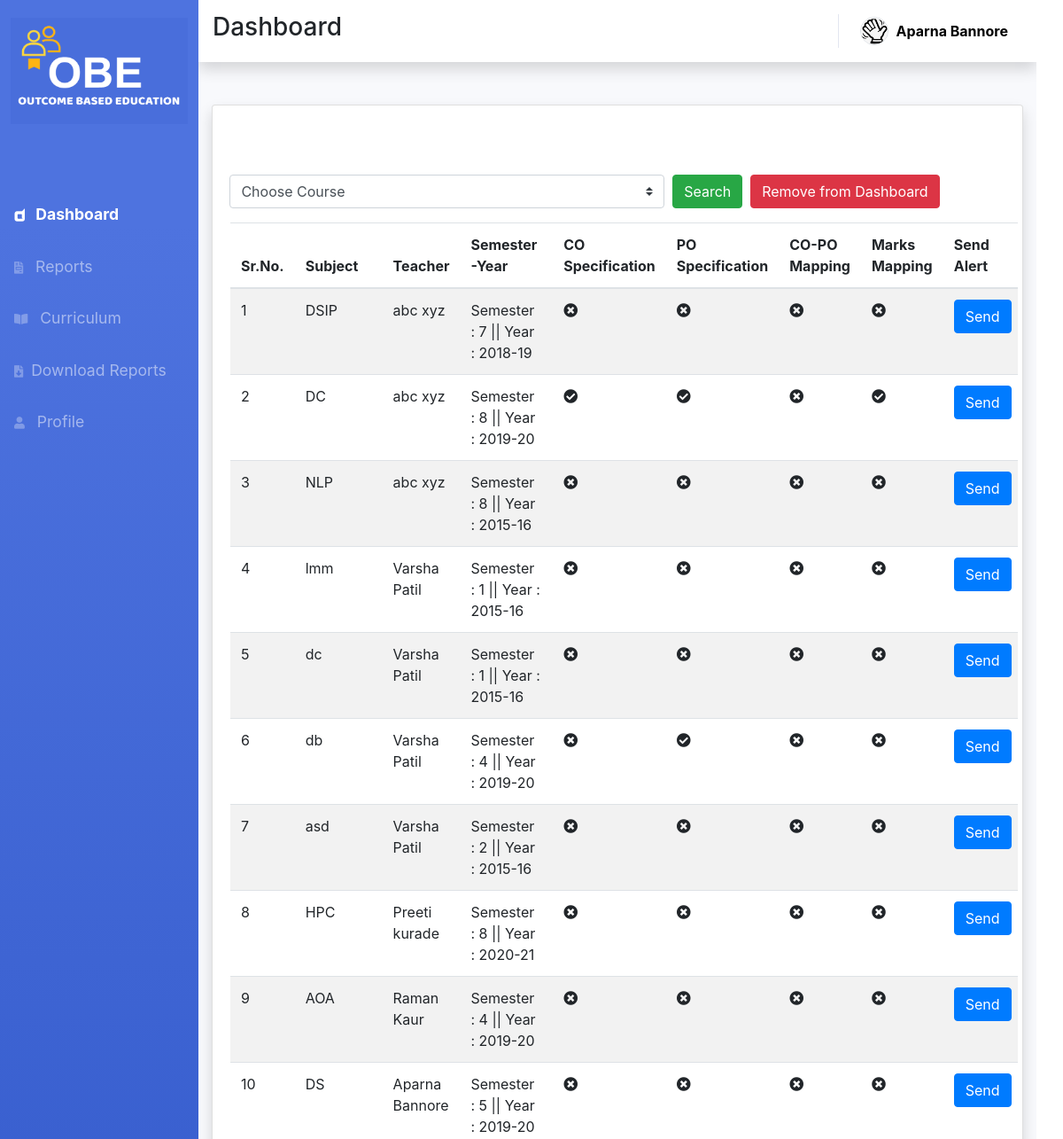
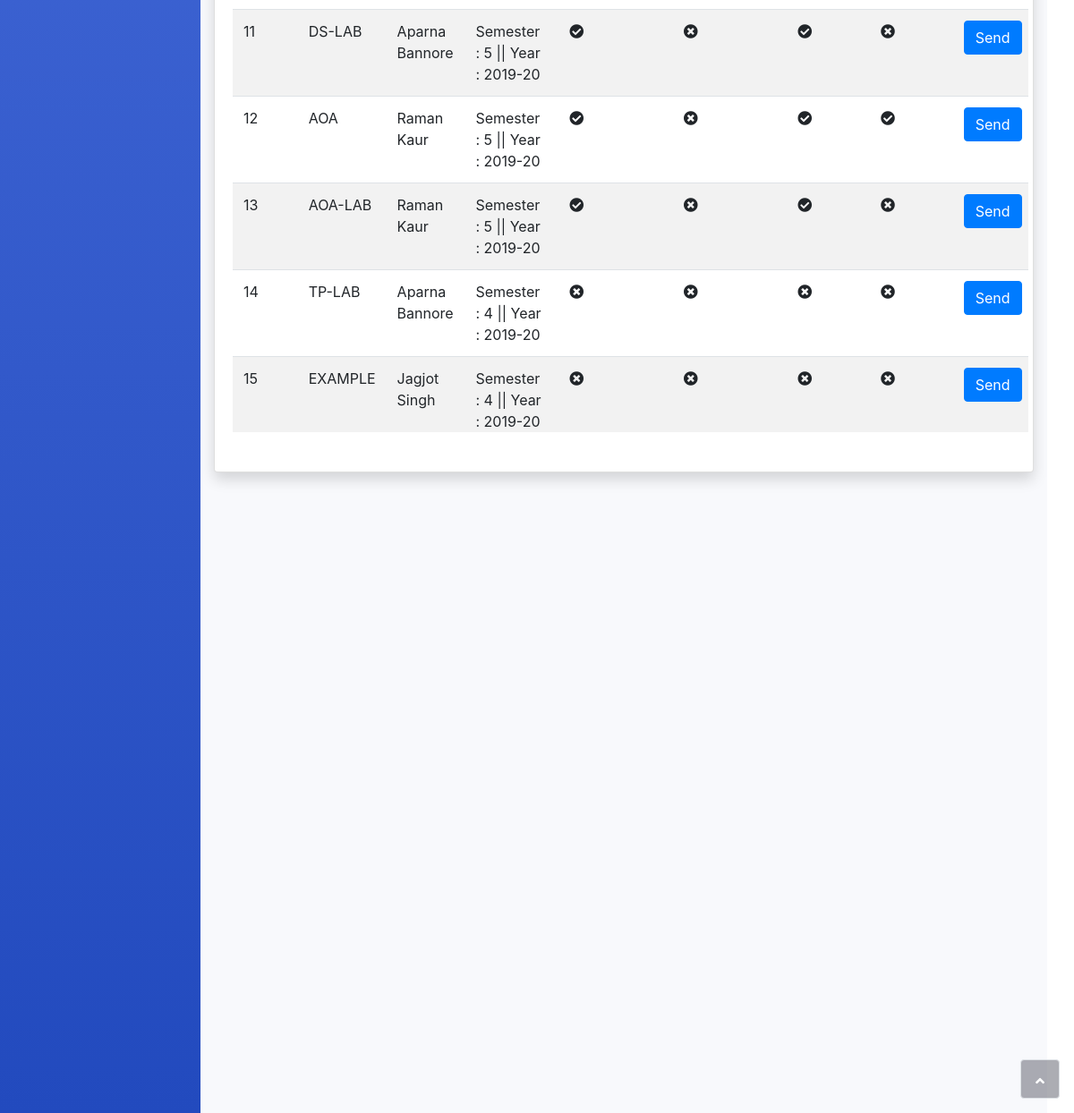
The page /dashboard.php (signed in) on the database its author committed (2 pictures, top to bottom).
### tables this page shows
CREATE TABLE `dash_data` (
  `t_id` text NOT NULL,
  `f_name` text NOT NULL,
  `s_name` text NOT NULL,
  `sub` text NOT NULL,
  `subject-code` text NOT NULL,
  `sem` text NOT NULL,
  `year` text NOT NULL,
  `branch` text NOT NULL,
  `co_spec` int(11) NOT NULL,
  `po_spec` int(11) NOT NULL,
  `co_po_map` int(11) NOT NULL,
  `marks_map` int(11) NOT NULL
);

### dashboard.php (the view, shortened to what this page needs)
<!DOCTYPE html>
<?php
$desgn=$_SESSION["desgn"];
$branch=$_SESSION["branch"];
$id = $_SESSION['user_id'];
$host="localhost";
$user="root";
$pass="";
$db="college_project";
$conn=new mysqli($host,$user,$pass,$db);
?>
<html>
<head>
    <link rel="stylesheet" href="assets/bootstrap/css/bootstrap.min.css?h=449f70efab40515c6436d26cfeeab333">
    <link rel="stylesheet" href="assets/fonts/fontawesome-all.min.css?h=18313f04cea0e078412a028c5361bd4e">
    <link rel="stylesheet" href="assets/fonts/ionicons.min.css?h=18313f04cea0e078412a028c5361bd4e">
    <link rel="stylesheet" href="assets/css/Navigation-Clean.css?h=bd36a0e1e15ca19cbc401cc5f46ca8ca">
    <link rel="stylesheet" href="assets/css/test.css">
    <link rel="stylesheet" href="assets/css/untitled.css?h=89e52523c183d7d29065d6834ac06251">
    <link rel="stylesheet" href="https://stackpath.bootstrapcdn.com/bootstrap/4.3.1/css/bootstrap.min.css">
</head>
<body id="page-top">
    <div id="wrapper">
        <nav class="navbar navbar-dark align-items-start sidebar sidebar-dark accordion bg-gradient-primary p-0">
            <div class="container-fluid d-flex flex-column p-0">
                <a class="navbar-brand d-flex justify-content-center align-items-center sidebar-brand m-0" href="#"></a>
                <div><img src="images/logo.png" style="margin-right:-15%; height:120px; width:200px; position:relative; top: -50px;" alt="obe tool"></div>
                <ul class="nav navbar-nav text-light" id="accordionSidebar" style="margin-top:10%;">
                    <li class="nav-item" role="presentation"><a class="nav-link active" href="dashboard.php" style="font-size:110%"><i class="fab fa-dashcube"></i>&nbsp; Dashboard</a><a class="nav-link" href="reports.php"style="font-size:110%"><i class="fas fa-file-invoice"></i>&nbsp; Reports</a></li>
                    <li class="nav-item" role="presentation">
                    <?php
                      if($desgn=="HOD")
                      {
                        echo '<a class="nav-link" href="curriculum.php" style="font-size:110%">';
                      }
                      else
                      {
                        echo'<a class="nav-link" href="specifyCO.php"style="font-size:110%;">';
                      }
                      ?>
                    <i class="fas fa-book-open"></i><span>&nbsp; Curriculum</span></a><?if($desgn=="HOD"){ echo '<a class="nav-link" href="download_reports.php"style="font-size:110%"><i class="fas fa-file-download"></i><span>&nbsp;Download Reports</span></a>';}?><a class="nav-link" href="UserProfile.php"style="font-size:110%"><i class="fas fa-user"></i><span>&nbsp; Profile</span></a></li>
                </ul>
            </div>
        </nav>
        <div class="d-flex flex-column" id="content-wrapper">
            <div id="content">
                <nav class="navbar navbar-light navbar-expand bg-white shadow mb-4 topbar static-top">
                    <div class="container-fluid">
                    <h3 >Dashboard</h3>
                        <ul class="nav navbar-nav flex-nowrap ml-auto">
                            <li class="nav-item dropdown no-arrow" role="presentation">
                            <div class="nav-item dropdown no-arrow">
                            <a class="dropdown-toggle nav-link" style="color:black;" data-toggle="dropdown" aria-expanded="false" href="#"><img class="border rounded-circle img-profile" src="images/hi.png"/>&nbsp;&nbsp;<?php echo '<strong>'.$_SESSION["f_name"].' '.$_SESSION["s_name"].'</strong>'?><span class="d-none d-lg-inline mr-2 text-gray-600 small"></span></a>
                    </div>
                    </li>
                    </ul>
            </div>
            </nav>
            <div class="container-fluid">
                <div class="card shadow">
                    <div class="card-body">
                    <form class="needs-validation" method="post" action="" novalidate>
            <div class="form-row" style="margin-top: -6%">
            <div class="form-group" style="margin-left: 0.5%;margin-right:1%">
                <select name="course" class="form-control custom-select" required>
                  <option value="" disabled selected>Choose Course</option>
                </select>
              </div>
              <div class="form-group" style="margin-right: 1%">
              <button class="btn btn-success" name="search">Search</button>
              </div>
              <div class="form-group">
              <button class="btn btn-danger" name="remove">Remove from Dashboard</button>
              </div>
              </div>
         </form>
        <div class="row" >
          <div class='col-12' style="height:60vh; overflow-y: scroll;">
          <table class="table table-striped">
            <thead style="background-color:white;position: sticky; top: 0;">
              <tr>
                <th scope="col">Sr.No.</th>
                <th scope="col">Subject</th>
                <th scope="col"<?if($desgn=="Teacher"){echo'style="display: none"';}?>>Teacher</th>
                <th scope="col">Semester-Year</th>
                <th scope="col">CO Specification</th>
                <th scope="col">PO Specification</th>
                <th scope="col">CO-PO Mapping</th>
                <th scope="col">Marks Mapping</th>
                <?php
                if($desgn=="HOD"){
                  echo '<th scope="col">Send Alert</th>';
                }
                ?>
              </tr>
            </thead>
            <?php
            if($desgn=="Teacher"){
              $q_disp="SELECT * FROM `dash_data` WHERE t_id='$id'";
            }
            else if($desgn=="HOD"){
              $q_disp="SELECT * FROM `dash_data` WHERE branch='$branch'";
            }
                  $result_display = mysqli_query($conn,$q_disp) or die("ERROR".mysqli_error($conn));
                  $no=1;
                  while ( $row_display = mysqli_fetch_array($result_display) )
                    {
                    ?>
                    <tr>
                    <td><?echo $no; ?></td>
                    <td><?echo $row_display['sub']; ?></td>
                    <td <?if($desgn=="Teacher"){echo'style="display: none"';}?>><?echo $row_display['f_name']." ".$row_display['s_name']; ?></td>
                    <td><?echo "Semester : ".$row_display['sem']." || Year : ".$row_display['year']; ?></td>
                    <td><?php
                    if($row_display['co_spec']==1){echo '<i class="fas fa-check-circle"></i>';}
                    else{echo '<i class="fas fa-times-circle"></i>';}
                      ?>
                    </td>
                    <td><?php
                    if($row_display['po_spec']==1){echo '<i class="fas fa-check-circle"></i>';}
                    else{echo '<i class="fas fa-times-circle"></i>';}
                      ?>
                    </td>
                    <td><?php
                    if($row_display['co_po_map']==1){echo '<i class="fas fa-check-circle"></i>';}
                    else{echo '<i class="fas fa-times-circle"></i>';}
                      ?>
                    </td>
                    <td><?php
                    if($row_display['marks_map']==1){echo '<i class="fas fa-check-circle"></i>';}
                    else{echo '<i class="fas fa-times-circle"></i>';}
                      ?>
                    </td>
                    <?php
                if($desgn=="HOD"){?>
                  <td scope="col">
                  <button type="button" class="btn btn-primary" onclick="setEventId('<?php echo $row_display['t_id'] ?>',
                                                                                    '<?php echo $row_display['sub'] ?>',
                                                                                    '<?php echo 'Semester : '.$row_display['sem'].' || Year : '.$row_display['year']; ?>',
                                                                                    '<?echo $row_display['f_name'].' '.$row_display['s_name']; ?>',
                                                                                    '<?echo $branch; ?>')"
                  data-toggle="modal" data-target="#alert_modal" name="alert">Send</button>
                  </td>
                <?}?>
                  </tr>
                  <?php
                  $no = $no +1;
                  }?>
          </table>
        </div>
    </div>
  </div>
                    </div>
                </div>
            </div>
        </div>
        <footer class="bg-white sticky-footer">
        </footer>
    </div><a class="border rounded d-inline scroll-to-top" href="#page-top"><i class="fas fa-angle-up"></i></a></div>
</body>
</html>

### assets/css/untitled.css (style rules this page uses)
form { margin-top: 110px; }

### rows shown on the page
dash_data: sub "DSIP", f_name "abc", s_name "xyz", sem "7", year "2018-19", co_spec 0 (drawn), po_spec 0 (drawn), co_po_map 0 (drawn), marks_map 0 (drawn)
dash_data: sub "DC", f_name "abc", s_name "xyz", sem "8", year "2019-20", co_spec 1 (drawn), po_spec 1 (drawn), co_po_map 0 (drawn), marks_map 1 (drawn)
dash_data: sub "NLP", f_name "abc", s_name "xyz", sem "8", year "2015-16", co_spec 0 (drawn), po_spec 0 (drawn), co_po_map 0 (drawn), marks_map 0 (drawn)
dash_data: sub "lmm", f_name "Varsha", s_name "Patil", sem "1", year "2015-16", co_spec 0 (drawn), po_spec 0 (drawn), co_po_map 0 (drawn), marks_map 0 (drawn)
dash_data: sub "dc", f_name "Varsha", s_name "Patil", sem "1", year "2015-16", co_spec 0 (drawn), po_spec 0 (drawn), co_po_map 0 (drawn), marks_map 0 (drawn)
dash_data: sub "db", f_name "Varsha", s_name "Patil", sem "4", year "2019-20", co_spec 0 (drawn), po_spec 1 (drawn), co_po_map 0 (drawn), marks_map 0 (drawn)
dash_data: sub "asd", f_name "Varsha", s_name "Patil", sem "2", year "2015-16", co_spec 0 (drawn), po_spec 0 (drawn), co_po_map 0 (drawn), marks_map 0 (drawn)
dash_data: sub "HPC", f_name "Preeti", s_name "kurade", sem "8", year "2020-21", co_spec 0 (drawn), po_spec 0 (drawn), co_po_map 0 (drawn), marks_map 0 (drawn)
dash_data: sub "AOA", f_name "Raman", s_name "Kaur", sem "4", year "2019-20", co_spec 0 (drawn), po_spec 0 (drawn), co_po_map 0 (drawn), marks_map 0 (drawn)
dash_data: sub "DS", f_name "Aparna", s_name "Bannore", sem "5", year "2019-20", co_spec 0 (drawn), po_spec 0 (drawn), co_po_map 0 (drawn), marks_map 0 (drawn)
dash_data: sub "DS-LAB", f_name "Aparna", s_name "Bannore", sem "5", year "2019-20", co_spec 1 (drawn), po_spec 0 (drawn), co_po_map 1 (drawn), marks_map 0 (drawn)
dash_data: sub "AOA", f_name "Raman", s_name "Kaur", sem "5", year "2019-20", co_spec 1 (drawn), po_spec 0 (drawn), co_po_map 1 (drawn), marks_map 1 (drawn)
dash_data: sub "AOA-LAB", f_name "Raman", s_name "Kaur", sem "5", year "2019-20", co_spec 1 (drawn), po_spec 0 (drawn), co_po_map 1 (drawn), marks_map 0 (drawn)
dash_data: sub "TP-LAB", f_name "Aparna", s_name "Bannore", sem "4", year "2019-20", co_spec 0 (drawn), po_spec 0 (drawn), co_po_map 0 (drawn), marks_map 0 (drawn)
dash_data: sub "EXAMPLE", f_name "Jagjot", s_name "Singh", sem "4", year "2019-20", co_spec 0 (drawn), po_spec 0 (drawn), co_po_map 0 (drawn), marks_map 0 (drawn)

### other values the page prints
$_SESSION["f_name"] "Aparna"
$_SESSION["s_name"] "Bannore"
